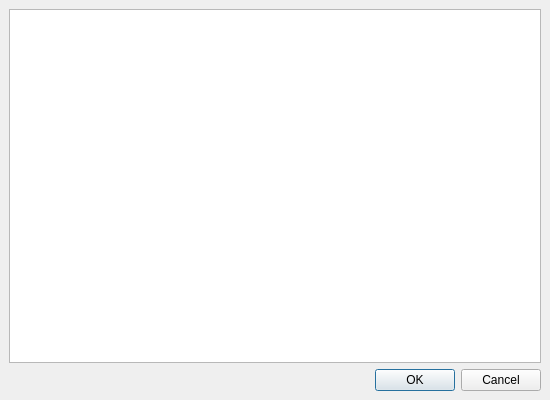
<?xml version="1.0" encoding="UTF-8"?>
<ui version="4.0">
 <class>QgsProcessingDefaultStylesDialogBase</class>
 <widget class="QDialog" name="QgsProcessingDefaultStylesDialogBase">
  <property name="geometry">
   <rect>
    <x>0</x>
    <y>0</y>
    <width>550</width>
    <height>400</height>
   </rect>
  </property>
  <property name="windowTitle">
   <string notr="true">Default Styles</string>
  </property>
  <layout class="QVBoxLayout" name="verticalLayout">
   <property name="spacing">
    <number>6</number>
   </property>
   <property name="margin" stdset="0">
    <number>9</number>
   </property>
   <item>
    <widget class="QTableView" name="mTableStyles">
     <attribute name="verticalHeaderHighlightSections">
      <bool>false</bool>
     </attribute>
    </widget>
   </item>
   <item>
    <widget class="QDialogButtonBox" name="mButtonBox">
     <property name="orientation">
      <enum>Qt::Orientation::Horizontal</enum>
     </property>
     <property name="standardButtons">
      <set>QDialogButtonBox::StandardButton::Cancel|QDialogButtonBox::StandardButton::Ok</set>
     </property>
    </widget>
   </item>
  </layout>
 </widget>
 <resources/>
 <connections>
  <connection>
   <sender>mButtonBox</sender>
   <signal>accepted()</signal>
   <receiver>QgsProcessingDefaultStylesDialogBase</receiver>
   <slot>accept()</slot>
   <hints>
    <hint type="sourcelabel">
     <x>248</x>
     <y>254</y>
    </hint>
    <hint type="destinationlabel">
     <x>157</x>
     <y>274</y>
    </hint>
   </hints>
  </connection>
  <connection>
   <sender>mButtonBox</sender>
   <signal>rejected()</signal>
   <receiver>QgsProcessingDefaultStylesDialogBase</receiver>
   <slot>reject()</slot>
   <hints>
    <hint type="sourcelabel">
     <x>316</x>
     <y>260</y>
    </hint>
    <hint type="destinationlabel">
     <x>286</x>
     <y>274</y>
    </hint>
   </hints>
  </connection>
 </connections>
</ui>
